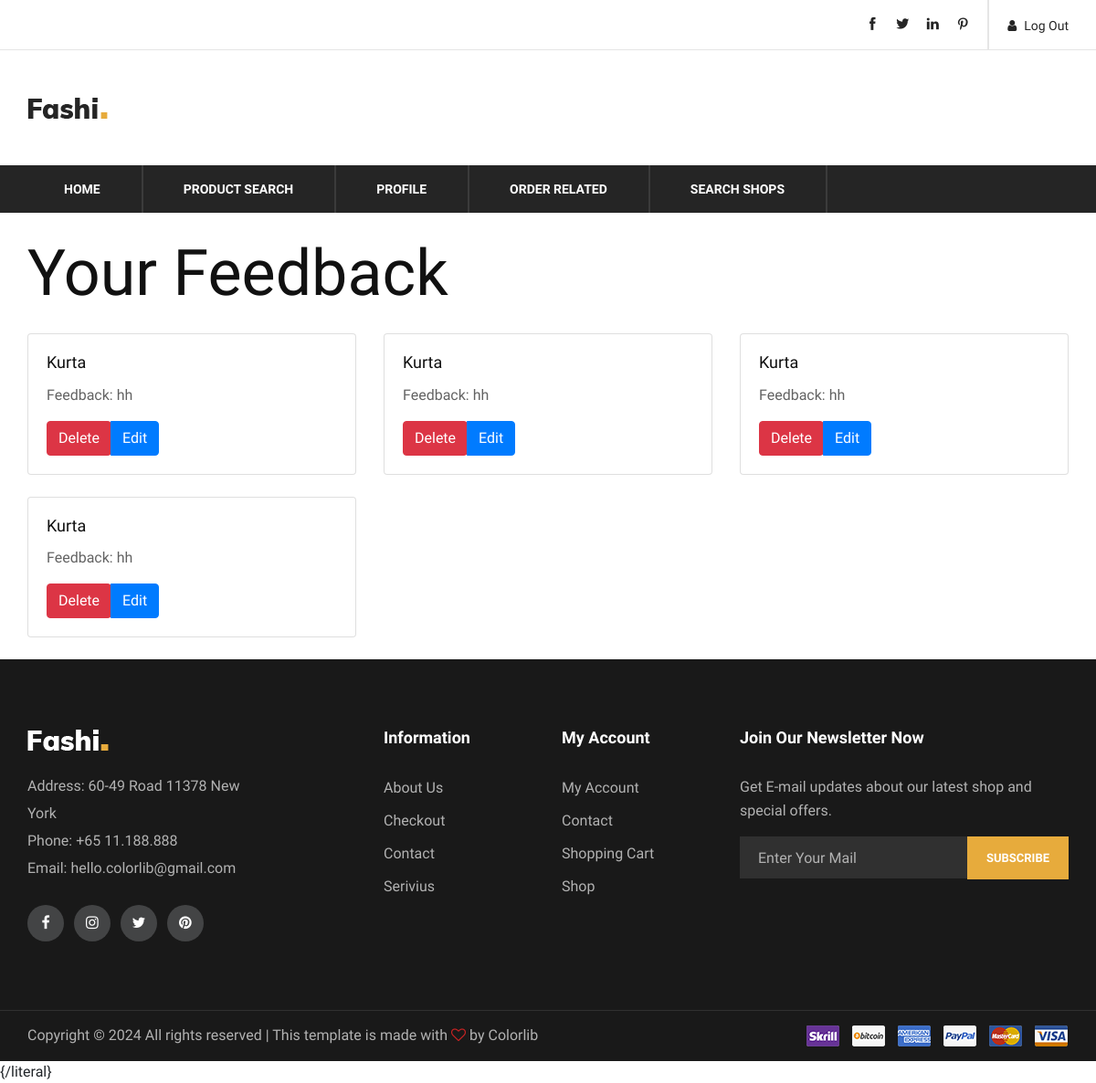
Page /view_feedback/ (signed in) on the earlier database version.
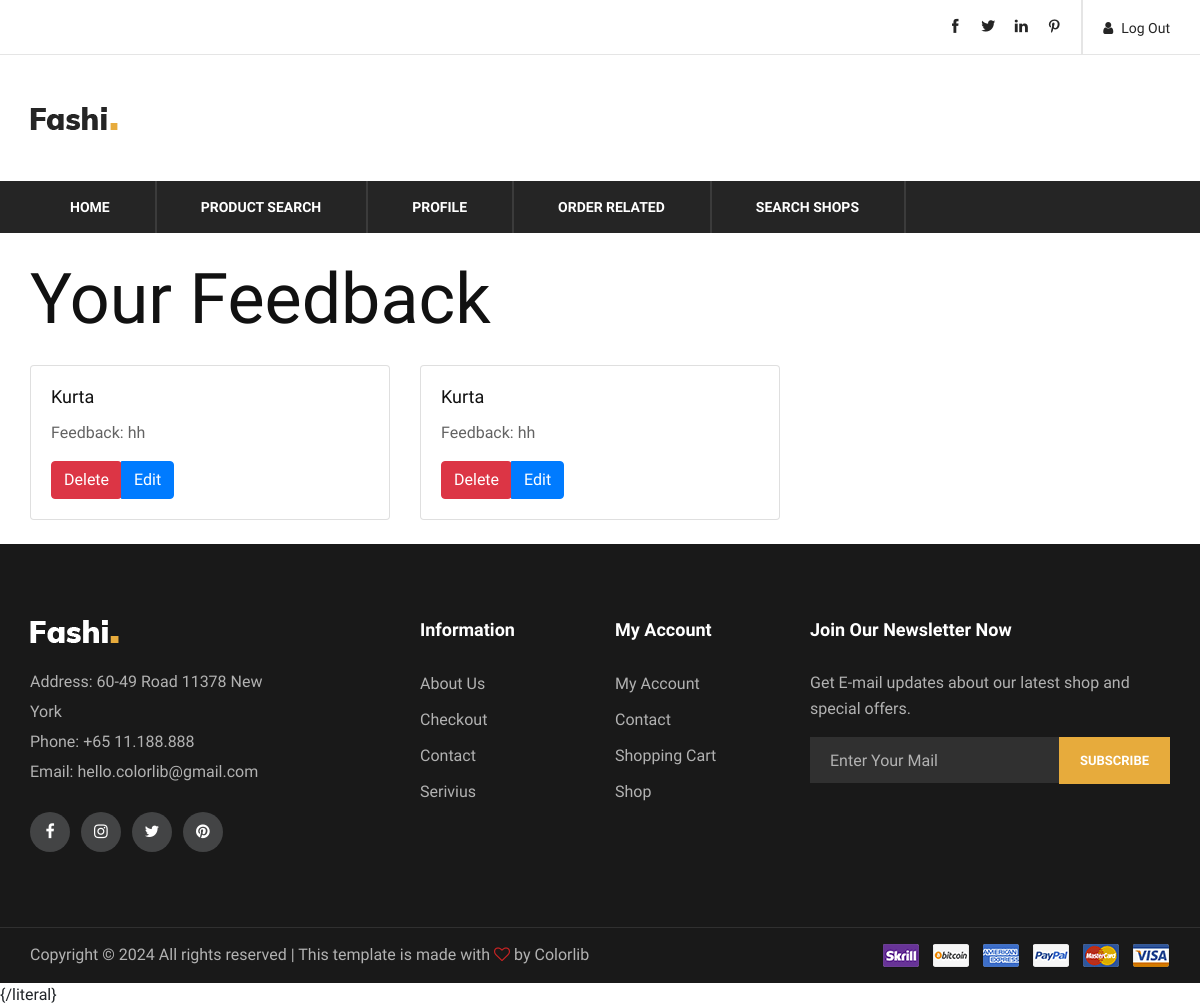
Same page on the later database version.
### myapp/models.py (models this page shows)
class Feedback(models.Model):
    feedback = models.CharField(max_length=60, validators=[MaxLengthValidator(60)])
    productid = models.PositiveIntegerField()
    loginid = models.PositiveIntegerField()
    currentdate = models.DateField(auto_now_add=True)

class Product(models.Model):
    category = models.CharField(max_length=20)
    name = models.CharField(max_length=20)
    image = models.FileField(upload_to='images/',max_length=250,null=True,default=None)
    details = models.CharField(max_length=60)
    rentamt = models.IntegerField()
    amount = models.IntegerField()
    loginid = models.IntegerField()
    selling = models.CharField(max_length=10)

### myapp/views.py (the view)
# urls.py: path('view_feedback/', views.view_feedback, name='view_feedback'),
def view_feedback(request):
    customer_login_id = request.session.get('customer')
    feedbacks = Feedback.objects.filter(loginid=customer_login_id)
    feedback_data = []
    for feedback in feedbacks:
        product = get_object_or_404(Product, id=feedback.productid)
        feedback_dict = {
            'feedback': feedback,  # The feedback itself
            'product': product,
        }
        feedback_data.append(feedback_dict)
    return render(request, 'view_feedback.html', {'feedback_data': feedback_data})

### myapp/templates/view_feedback.html (shortened to what this page needs)
{% extends "customerheader.html" %}
{% block content %}
<div class="container">
    <h1 class="my-4">Your Feedback</h1>
    <div class="row">
        {% for feedback_dict in feedback_data %}
        <div class="col-md-4 mb-4">
            <div class="card">
                <div class="card-body">
                    <h5 class="card-title">{{ feedback_dict.product.name }}</h5>
                    <p class="card-text">Feedback: {{ feedback_dict.feedback.feedback }}</p>
                    <div class="btn-group" role="group">
                        <form action="{% url 'delete_feedback' feedback_id=feedback_dict.feedback.id %}" method="post">
                            <button type="submit" class="btn btn-danger">Delete</button>
                        </form>
                        <a href="{% url 'edit_feedback' feedback_id=feedback_dict.feedback.id %}" class="btn btn-primary">Edit</a>
                    </div>
                </div>
            </div>
        </div>
        {% endfor %}
    </div>
</div>
{% endblock %}

Differences in the rows shown:
removed Feedback: product.name "Kurta", feedback.feedback "hh"
removed Feedback: product.name "Kurta", feedback.feedback "hh"
